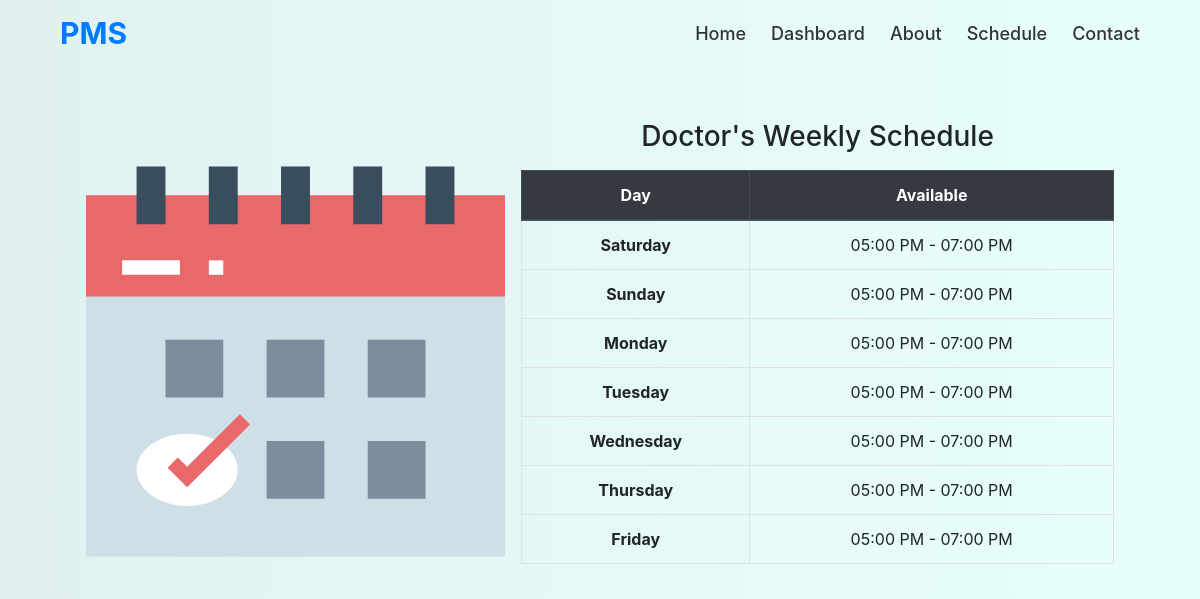
Page /schedule/ on the committed database.
### core/models.py (models this page shows, shortened)
class Schedule(models.Model):
    Saturday = models.CharField(max_length=122, blank= True, null=True)
    Sunday = models.CharField(max_length=122, blank= True, null=True)
    Monday = models.CharField(max_length=122, blank= True, null=True)
    Tuesday = models.CharField(max_length=122, blank= True, null=True)
    Wednesday = models.CharField(max_length=122, blank= True, null=True)
    Thursday = models.CharField(max_length=122, blank= True, null=True)
    Friday = models.CharField(max_length=122, blank= True, null=True)
    limit = models.IntegerField(default=0, null=True)

### core/views.py (the view)
# urls.py: path('schedule/', views.schedule_view, name = 'schedule'),
def schedule_view(request):
    schedule_set = Schedule.objects.first()
    context ={
        'schedule_set': schedule_set
    }
    return render(request, 'core/schedule.html', context)

### core/templates/core/schedule.html
{%  extends 'base.html' %}
{% load static %}
{% block content %}
<div class="schedule">
  <div class="container pt-5 px-5">
    <div class="container pt-5">
      <div class="row pt-2">
        <div class="col-md-5 p-2 pt-5">
          <img class="img-fluid" src="{% static 'images/calendar.svg' %}" alt="week">
        </div>
        <div class="col-md-7 p-2 table-responsive">
          <h3 class="text-center py-2">Doctor's Weekly Schedule</h3>
          <table class="table table-bordered text-center table-hover">
            <colgroup>
              <col class="">
              <col class="">
            </colgroup>
            <thead class="thead-dark">
              <tr>
                <th scope="col"> Day </th>
                <th scope="row">Available</th>
              </tr>
            </thead>
            <tbody>
              <tr>
                <th scope="col">Saturday</th>
                <td>{{ schedule_set.Saturday }}</td>
              </tr>
              <tr>
                <th scope="col">Sunday</th>
                <td>{{ schedule_set.Sunday }}</td>
              </tr>
              <tr>
                <th scope="col">Monday</th>
                <td>{{ schedule_set.Monday }}</td>
              </tr>
              <tr>
                <th scope="col">Tuesday</th>
                <td>{{ schedule_set.Tuesday }}</td>
              </tr>
              <tr>
                <th scope="col">Wednesday</th>
                <td>{{ schedule_set.Wednesday }}</td>
              </tr>
              <tr>
                <th scope="col">Thursday</th>
                <td>{{ schedule_set.Thursday }}</td>
              </tr>
              <tr>
                <th scope="col">Friday</th>
                <td>{{ schedule_set.Friday }}</td>
              </tr>
            </tbody>
          </table>
        </div>
      </div>
    </div>
  </div>
</div>
{% endblock %}

### static/css/style.css (style rules this page uses)
* { margin: 0; padding: 0; box-sizing: border-box; }
.schedule { background: #616161; background: -webkit-linear-gradient(to right, #9bc5c3, #616161); background: linear-gradient(to right, #e1f1f1, #e8fffe); min-height: 100vh; }

### rows in the picture
Schedule: Saturday "05:00 PM - 07:00 PM", Sunday "05:00 PM - 07:00 PM", Monday "05:00 PM - 07:00 PM", Tuesday "05:00 PM - 07:00 PM", Wednesday "05:00 PM - 07:00 PM", Thursday "05:00 PM - 07:00 PM", Friday "05:00 PM - 07:00 PM"
